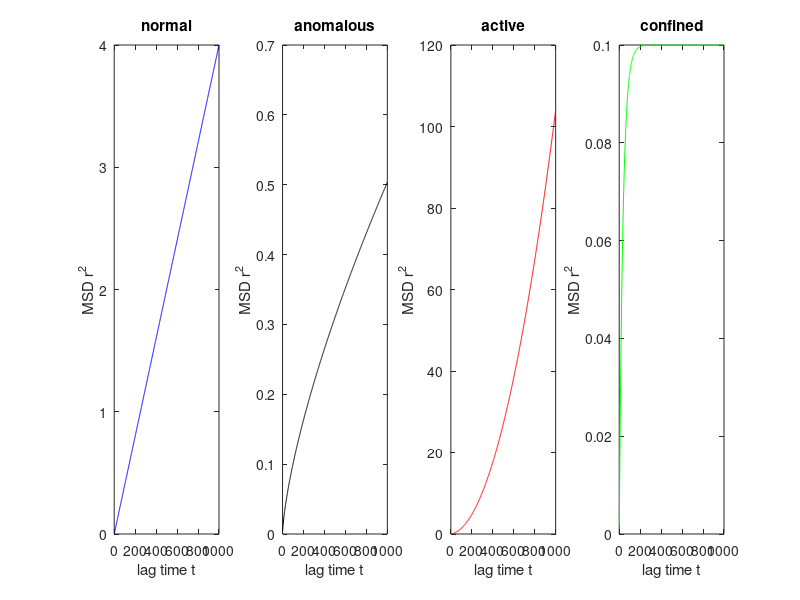
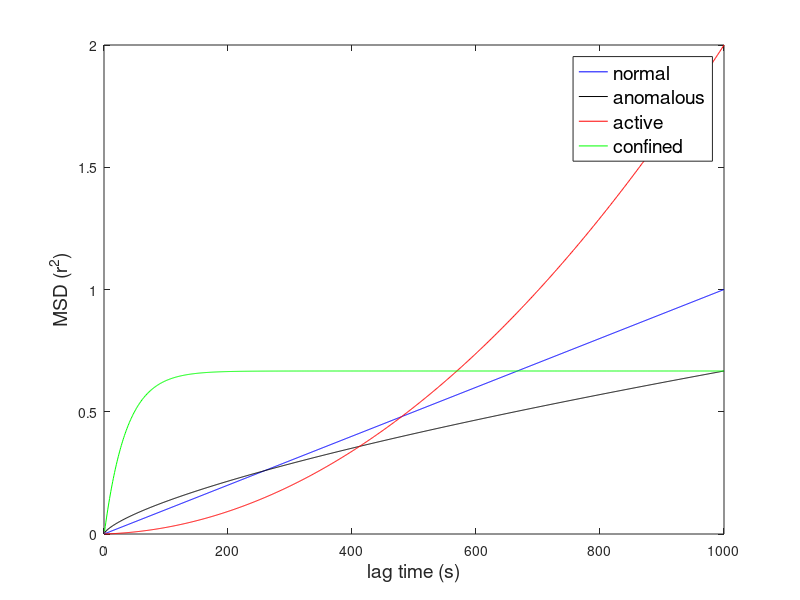

MATLAB code for these plots, in order:
D=0.001;                % diffusion constant ?m2/s             
t=1:1:1000;    % time
v=0.0001; % speed of active transport

confA=0.1;
A1=1.01;
A2=0.71;

alpha=0.7;


%% Simulate

normal=4*D*t;

active=4*D*t+v*t.^2;

confined=confA*(1-A1*exp((-4*A2*D*t)/confA));

anomalous=4*D*t.^alpha;

figure('Position',[200 400 1000 200])

subplot(1,4,1)
plot(t,normal,'b');hold on;
title('normal');
% title('MSD=4Dt','FontSize',14');
xlabel('lag time t');
ylabel('MSD r^2');
% legend('normal')
% text(50,3,'MSD=4*D*t','FontSize',12)


subplot(1,4,2)
plot(t,anomalous,'black');hold on;
% title('MSD=4*D*t^\alpha','FontSize',14');
title('anomalous');
xlabel('lag time t');
ylabel('MSD r^2');
% legend('anomalous')
% text(50,0.4,'MSD=4*D*t^\alpha','FontSize',12)



subplot(1,4,3)
plot(t,active,'r');hold on;
% title('MSD=4Dt+vt^2','FontSize',14);
title('active');
xlabel('lag time t');
ylabel('MSD r^2');
% legend('active')
% text(50,90,'MSD=4*D*t+v*t.^2','FontSize',12)


subplot(1,4,4)
plot(t,confined,'g');hold on;
% title('MSD=r_c(1-A1exp((-4A2Dt)/confA))','FontSize',14);
title('confined');
xlabel('lag time t');
ylabel('MSD r^2');
% text(50,9.91e-3,'MSD=confA*(1-A1*exp((-4*A2*D*t)/confA))','FontSize',8);

figure('Position',[50 100 300 300])
plot(t,normal/max(normal),'b');hold on;
plot(t,anomalous/(max(anomalous)*1.5),'black');hold on;
plot(t,active/(max(active)*0.5),'r');hold on;
plot(t,confined/(max(confined)*1.5),'g');hold on;
xlabel('lag time (s)','FontSize',14);
ylabel('MSD (r^2)','FontSize',14);
legend('normal','anomalous','active','confined','FontSize',14)


